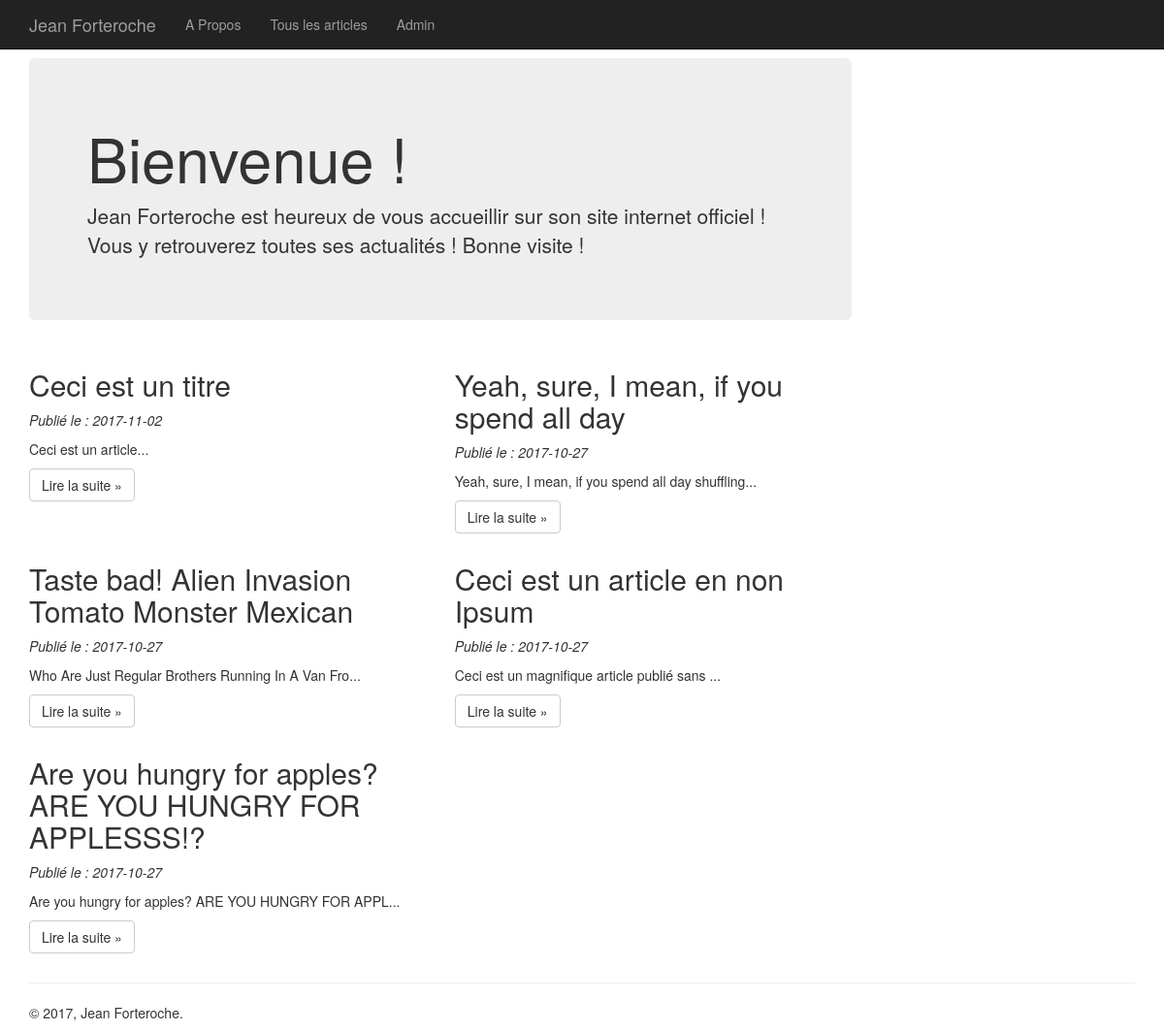
The page / on the database its author committed.
### tables this page shows
CREATE TABLE `articles` (
  `id` int(11) NOT NULL,
  `etat` int(11) NOT NULL DEFAULT '1',
  `titre` varchar(255) NOT NULL,
  `contenu` text NOT NULL,
  `dateAjout` date NOT NULL,
  `auteur` int(11) NOT NULL DEFAULT '1',
  `dateModif` date DEFAULT NULL
);

### core/Table/Table.php (called while the page is built, shortened)
<?php
class Table
{
  protected $db;
  public function __construct(\Core\Database\Database $db)
    {
      $this->db = $db;
    }
   public function query($statement, $attributes = null, $one = false)
   {
     if ($attributes)
     {
       return $this->db->prepare($statement, $attributes, str_replace('Table', 'Entity', get_class($this)), $one);
     }
     else
     {
      return $this->db->query($statement, str_replace('Table', 'Entity', get_class($this)), $one);
     }
   }
}
 ?>

### core/Database/MysqlDatabase.php (called while the page is built, shortened)
<?php
class MysqlDatabase extends Database
{
  private $db_name,
          $db_user,
          $db_pass,
          $db_host,
          $pdo;
  private function getPDO()
  {
    if ($this->pdo === null)
    {
      $pdo = new PDO('mysql:dbname=projet3;host=localhost', 'root', '');
      $pdo->setAttribute(PDO::ATTR_ERRMODE, PDO::ERRMODE_EXCEPTION);
      $this->pdo = $pdo;
    }
    return $this->pdo;
  }
  public function query($statement, $class_name = null, $one = false)
  {
    $req = $this->getPDO()->query($statement);
    if (is_null($class_name))
    {
      $req->setFetchMode(PDO::FETCH_OBJ);
    }
    else
    {
     $req->setFetchMode(PDO::FETCH_CLASS, $class_name);
    }
    if ($one)
    {
      $datas = $req->fetch();
    }
    else
    {
      $datas = $req->fetchAll();
    }
    return $datas;
  }
}
 ?>

### app/Table/ArticleTable.php (called while the page is built, shortened)
<?php
class ArticleTable extends Table
{
   public function lastWithRestricts()
   {
     return $this->query("SELECT * FROM articles WHERE etat = 1 ORDER BY id DESC LIMIT 5 ");
   }
}
 ?>

### app/Controller/ArticlesController.php (called while the page is built, shortened)
<?php
class ArticlesController extends AppController
{
  public function index()
  {
     $posts = $this->Article->lastWithRestricts();
     $this->render('articles.home', compact('posts'));
  }
}
 ?>

### app/Autoloader.php (called while the page is built, shortened)
<?php
class Autoloader
{
  static function autoload($class)
  {
    if (strpos($class, __NAMESPACE__ . '\\') === 0)
    {
      $class = str_replace(__NAMESPACE__ . '\\', '', $class);
      $class = str_replace('\\', '/', $class);
    }
  }
}
 ?>

### core/Autoloader.php (called while the page is built, shortened)
<?php
class Autoloader
{
  static function autoload($class)
  {
    if (strpos($class, __NAMESPACE__ . '\\') === 0)
    {
      $class = str_replace(__NAMESPACE__ . '\\', '', $class);
      $class = str_replace('\\', '/', $class);
    }
  }
}
 ?>

### core/Controller/Controller.php (called while the page is built, shortened)
<?php
class Controller
{
  protected $viewPath;
  protected function render($view, $variables = [])
  {
    extract($variables);
    require($this->viewPath . str_replace('.', '/', $view) . '.php');
  }
}
 ?>

### core/Entity/Entity.php (called while the page is built, shortened)
<?php
class Entity
{
  public function __get($key)
  {
    $function = 'get' . ucfirst($key);
    $this->$key = $this->$function();
    return $this->$key;
  }
}
 ?>

### app/Views/articles/home.php (the view)
<?php foreach ($posts as $post): ?>
      <div class= "col-lg-6">
      <h2><?= $post->titre; ?></a></h2>
      <em>Publié le : <?= $post->dateAjout; ?></em>
      <p> <?= $post->extrait; ?></p>
      <p><a class="btn btn-default" href="<?= $post->Url ?>" role="button">Lire la suite &raquo;</a></p>
      </div>
<?php endforeach; ?>

### app/Entity/ArticleEntity.php (shortened to what this page needs)
<?php
class ArticleEntity extends \Core\Entity\Entity
{
  public function getUrl()
  {
    return 'index.php?p=article&id=' . $this->id;
  }
  public function getExtrait()
  {
    $var = strip_tags($this->contenu);
    return '<p>' .  substr($var, 0, 50) . '... </p>';
  }
}
 ?>

### app/Views/templates/default.php (style rules this page uses)
body { padding-top: 60px; }

### rows shown on the page
articles: titre "Ceci est un titre", dateAjout "2017-11-02", contenu "Ceci est un article"
articles: titre "Yeah, sure, I mean, if you spend all day", dateAjout "2017-10-27", contenu "Yeah, sure, I mean, if you spend all day shuffling"
articles: titre "Taste bad! Alien Invasion Tomato Monster Mexican", dateAjout "2017-10-27", contenu "Who Are Just Regular Brothers Running In A Van Fro"
articles: titre "Ceci est un article en non Ipsum", dateAjout "2017-10-27", contenu "Ceci est un magnifique article publié sans"
articles: titre "Are you hungry for apples? ARE YOU HUNGRY FOR APPLESSS!?", dateAjout "2017-10-27", contenu "Are you hungry for apples? ARE YOU HUNGRY FOR APPL"
